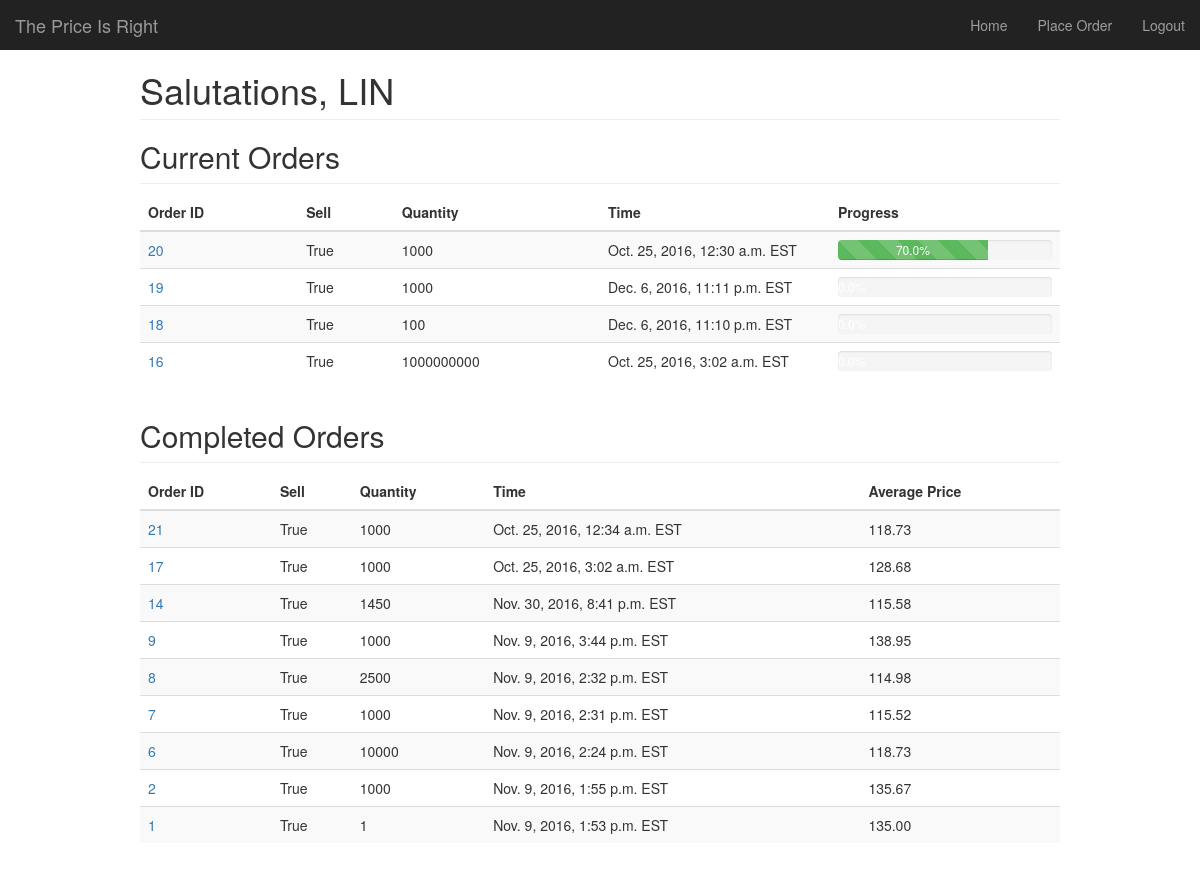
The app's page / (signed in), older data.
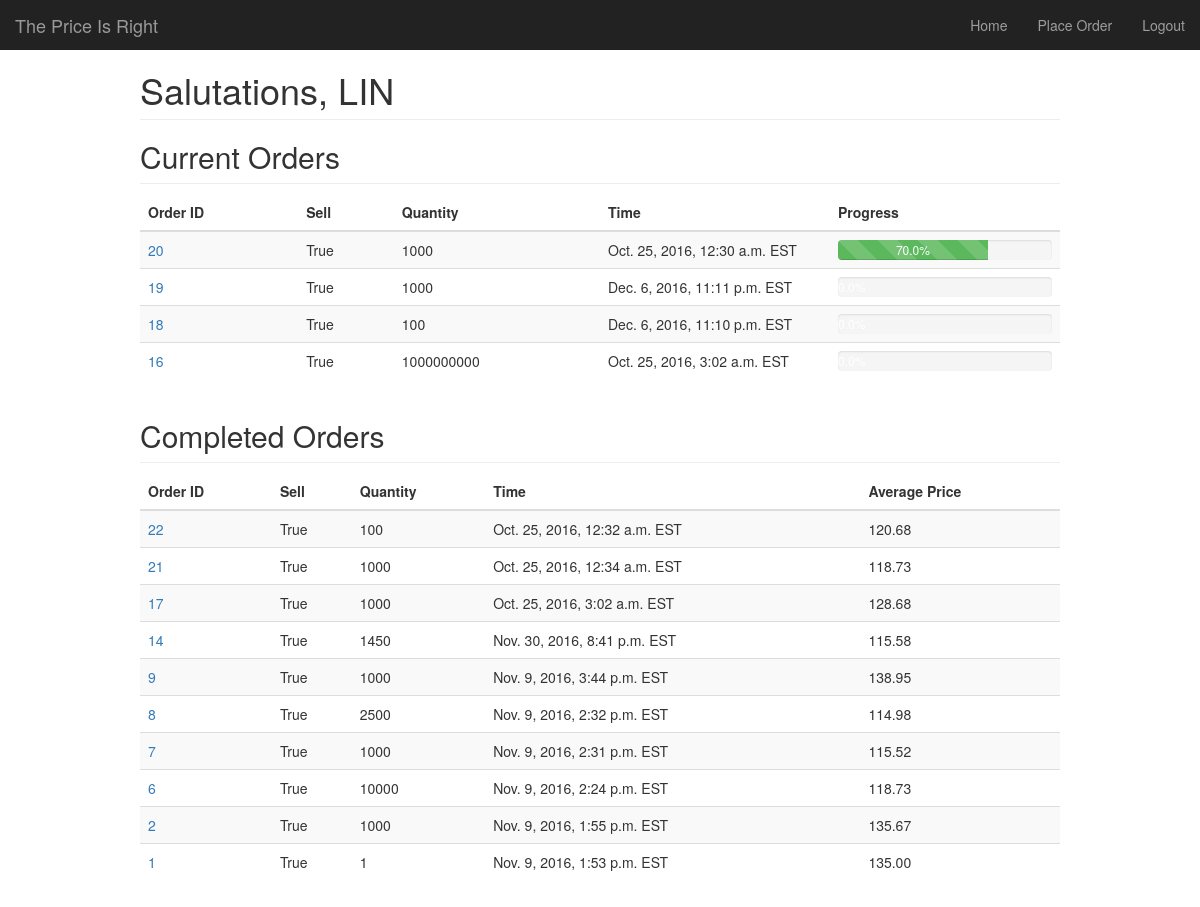
The same page, newer data.
### stocks/models.py (models this page shows)
@python_2_unicode_compatible
class ParentOrder(models.Model):
	quantity = models.IntegerField(blank=False, default=1)
	stock_type = models.CharField(max_length=20)
	is_sell = models.BooleanField(blank=False, default=True)
	time_executed = models.DateTimeField(blank=False, auto_now_add=True)
	user = models.ForeignKey(User, on_delete=models.CASCADE)
	IN_PROGRESS = 'P'
	COMPLETED = 'C'
	FAILED = 'F'
	PAUSED = 'S'
	CANCELLED = 'X'
	STATUS_CHOICES = (
		(IN_PROGRESS, 'In Progress'),
		(COMPLETED, 'Completed'),
		(FAILED, 'Failed'),
		(PAUSED, 'Paused'),
		(CANCELLED, 'Cancelled')
	)
	status = models.CharField(
		max_length=1,
		choices=STATUS_CHOICES,
		default=IN_PROGRESS
	)
	progress = models.FloatField(blank=False, default=0.0)
	def is_valid(self):
		if self.quantity <= 0:
			return False
		else:
			return True
	def get_total_price(self, children):
		total_price = (children.filter(is_successful=True).aggregate(total=Sum(F('price') * F('quantity'))))['total']
		if total_price is None:
			return 0.0
		else:
			return total_price
	def get_total_quantity(self, children):
		total_quantity = (children.filter(is_successful=True).aggregate(Sum('quantity')))['quantity__sum']
		if total_quantity is None:
			return 0
		else:
			return total_quantity
	def get_stats(self, children):
		if len(children) == 0:
			return {'total_price': 0.0, 'total_quantity': 0, 'average_price': 0.0}
		total_price = self.get_total_price(children)
		total_quantity = self.get_total_quantity(children)
		if total_price == 0.0:
			return {'total_price': total_price, 'total_quantity': total_quantity, 'average_price': 0.0}
		else:
			return {'total_price': total_price, 'total_quantity': total_quantity, 'average_price': total_price/total_quantity}
	def verify_market_price(self, price_json):
		top_bid = price_json.get('top_bid')
		if top_bid is None:
			return False
		price = top_bid.get('price')
		if price is None:
			return False
		return True
	def query_market_price(self, number_of_tries=10):
		quote = json.loads(urllib2.urlopen(QUERY.format(self.id)).read())
		while not self.verify_market_price(quote):  # We failed to verify, the exchange simulator returned a bad response
			quote = json.loads(urllib2.urlopen(QUERY.format(self.id)).read())
			time.sleep(5)  # sleep 5 seconds before trying again
			number_of_tries -= 1
			if number_of_tries == 0:  # no tries left, we give up querying and selling
				return False
		price = float(quote['top_bid']['price'])
		print "Quoted at %s" % price
		return price
	def query_market_datetime(self, number_of_tries=10):
		quote = json.loads(urllib2.urlopen(QUERY.format(self.id)).read())
		while not self.verify_market_price(quote):  # We failed to verify, the exchange simulator returned a bad response
			quote = json.loads(urllib2.urlopen(QUERY.format(self.id)).read())
			time.sleep(5)  # sleep 5 seconds before trying again
			number_of_tries -= 1
			if number_of_tries == 0:  # no tries left, we give up querying and selling
				return False
		d = quote['timestamp']
		FORMAT = '%Y-%m-%d %H:%M:%S.%f'
		dt = datetime.datetime.strptime(d, FORMAT)
		print type(dt)
		return dt
	def execute_sell(self, quantity, price):
		url   = ORDER.format(self.id, quantity, price)
		response = urllib2.urlopen(url).read()
		if response == "":
			order = {
			u'timestamp': self.query_market_datetime(),
			u'qty': quantity,
			u'side': u'sell',
			u'avg_price': 0.0
			}
		else:
			order = json.loads(response)
		return order
	def create_child(self, order, attempted_price):
		if (order['avg_price'] == 0.0):
			co = ChildOrder.objects.create(
				parent_order=self,
				quantity = order['qty'],
				is_successful=False,
				price=attempted_price
			)
		else:
			co = ChildOrder.objects.create(
				parent_order=self,
				quantity = order['qty'],
				is_successful=True,
				price=order['avg_price']
			)
			self.progress += (order['qty']/self.quantity) * 100
			self.save()
		co.time_executed = order['timestamp']
		co.save()
		return co
	def determine_quantity_to_sell(self):
		successful_children = ChildOrder.objects.filter(parent_order=self.id).filter(is_successful=True)
		quantity_sold_so_far = 0
		for child in successful_children:
			quantity_sold_so_far += child.quantity
		quantity_left_to_sell = self.quantity - quantity_sold_so_far
		return quantity_left_to_sell
	def trade(self):
		if not self.is_valid():
			print "Problem, someone created a bad parent order that shouldn't even be here"
			return  # This code should never be reached, since if an order is not valid, we don't even create it
		number_of_successes = 0
		if ((self.quantity/10) < 10):
			maximum_child_size = self.quantity
		else:
			maximum_child_size = self.quantity / 10  # hardcoded to split by 10%
		child_order_size = maximum_child_size
		quantity_to_sell = self.determine_quantity_to_sell()
		while quantity_to_sell > 0:
			price = self.query_market_price()
			if price is False:
				self.status = self.FAILED
				self.save()
				return
			price -= ORDER_DISCOUNT  # query is successful, update price accordingly
			if (quantity_to_sell < child_order_size):
				child_order_size = quantity_to_sell  # make sure child order size never exceeds what we have left to sell
			self.refresh_from_db()  # refresh before checking if paused or cancelled
			if (self.status == self.PAUSED or self.status == self.CANCELLED):
				return
			order = self.execute_sell(child_order_size, price)
			self.create_child(order, price)
			if (order['avg_price'] == 0.0):
				number_of_successes -= 1
			else:
				number_of_successes += 1
				quantity_to_sell -= order['qty']
			if (number_of_successes == FAILURE_TOLERANCE):
				child_order_size /= 2
				number_of_successes = 0
			elif (number_of_successes == SUCCESS_TOLERANCE and child_order_size < maximum_child_size):
				child_order_size *= 2
				number_of_successes = 0
			time.sleep(N)
		self.status = self.COMPLETED
		self.save() # we forgot to save after setting self.success=True. The update() function solves this
	def __str__(self):
		return str(self.id) + ": " + str(self.quantity) + " x " + self.stock_type + ' status:' + self.status

### authentication/views.py (the view)
# urls.py: url(r'^$', views.index, name='index'),
@login_required(login_url="login/")
def index(request):
    order_list = ParentOrder.objects.all().order_by('-id')
    for order in order_list:
        children = ChildOrder.objects.filter(parent_order__id=order.id)
        order_stats = order.get_stats(children)
        order.avg_price = '{:,.2f}'.format(order_stats['average_price'])
    context_dict = {'orders': order_list}
    return render(request, "index.html", context_dict)

### templates/index.html (shortened to what this page needs)
{% extends 'base.html' %}
{% load staticfiles %}
{% block head-extras %}
    <link href="{% static "stocks/dashboard.css" %}" rel="stylesheet">
{% endblock %}
{% block content %}
  <h2 class="sub-header">Current Orders</h2>
  <div class="table-responsive">
    <table class="table table-striped">
      <thead>
        <tr>
          <th>Order ID</th>
          <th>Sell</th>
          <th>Quantity</th>
          <th>Time</th>
          <th>Progress</th>
        </tr>
      </thead>
      {% if orders %}
        <tbody>
            {% for order in orders %}
                {% if order.status == 'P' %}
                    <tr>
                        <td> <a href="{% url 'order_detail' order.id %}">{{ order.id }} </a>
                        <td> {{ order.is_sell }}
                        <td> {{ order.quantity }}
                        <td class="col-md-3"> {{ order.time_executed }} EST
                        <td class="col-md-3">
                            <div class="progress">
                                <div class="progress-bar progress-bar-success progress-bar-striped active" role="progressbar" aria-valuenow="{{ order.progress }}" aria-valuemin="0" aria-valuemax="100" style="width:{{ order.progress }}%"> {{ order.progress }}%
                                </div>
                            </div>
                    </tr>
                {% endif %}
            {% endfor %}
        </tbody>
    {% endif %}
    </table>
  </div>
  <h2 class="sub-header">Completed Orders</h2>
  <div class="table-responsive">
    <table class="table table-striped">
      <thead>
        <tr>
          <th>Order ID</th>
          <th>Sell</th>
          <th>Quantity</th>
          <th>Time</th>
          <th>Average Price</th>
        </tr>
      </thead>
      {% if orders %}
        <tbody>
            {% for order in orders %}
                {% if order.status == 'C' %}
                    <tr>
                        <td> <a href="{% url 'order_detail' order.id %}">{{ order.id }} </a>
                        <td> {{ order.is_sell }}
                        <td> {{ order.quantity }}
                        <td> {{ order.time_executed }} EST
                        <td> {{ order.avg_price }}
                    </tr>
                {% endif %}
            {% endfor %}
        </tbody>
    {% endif %}
    </table>
  </div>
{% endblock %}

Row changes from the older to the newer data that the page shows:
added ParentOrder: id "22", is_sell "True", quantity "100", time_executed "Oct. 25, 2016, 12:32 a.m.", avg_price "120.68", shown under "Completed Orders"
